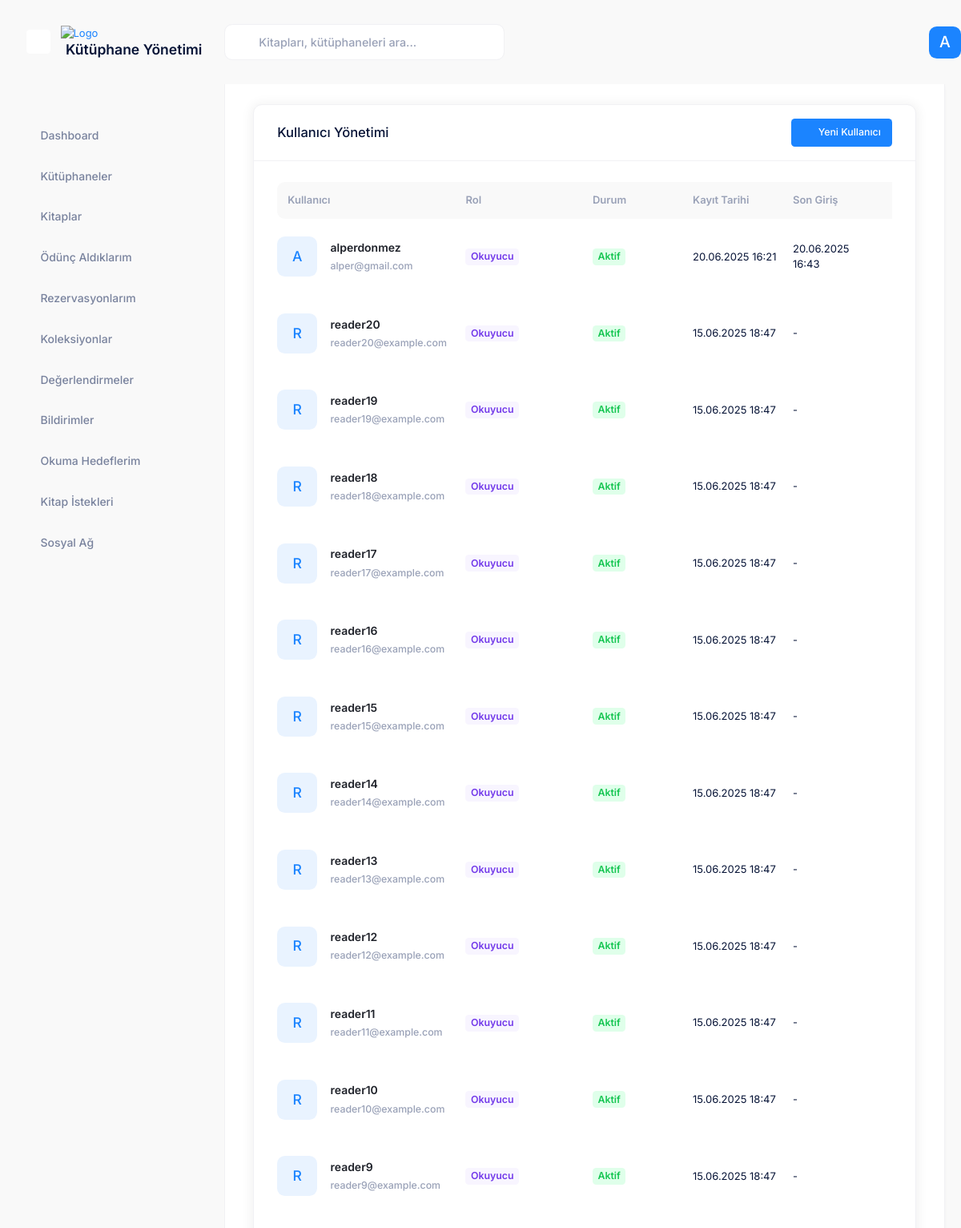
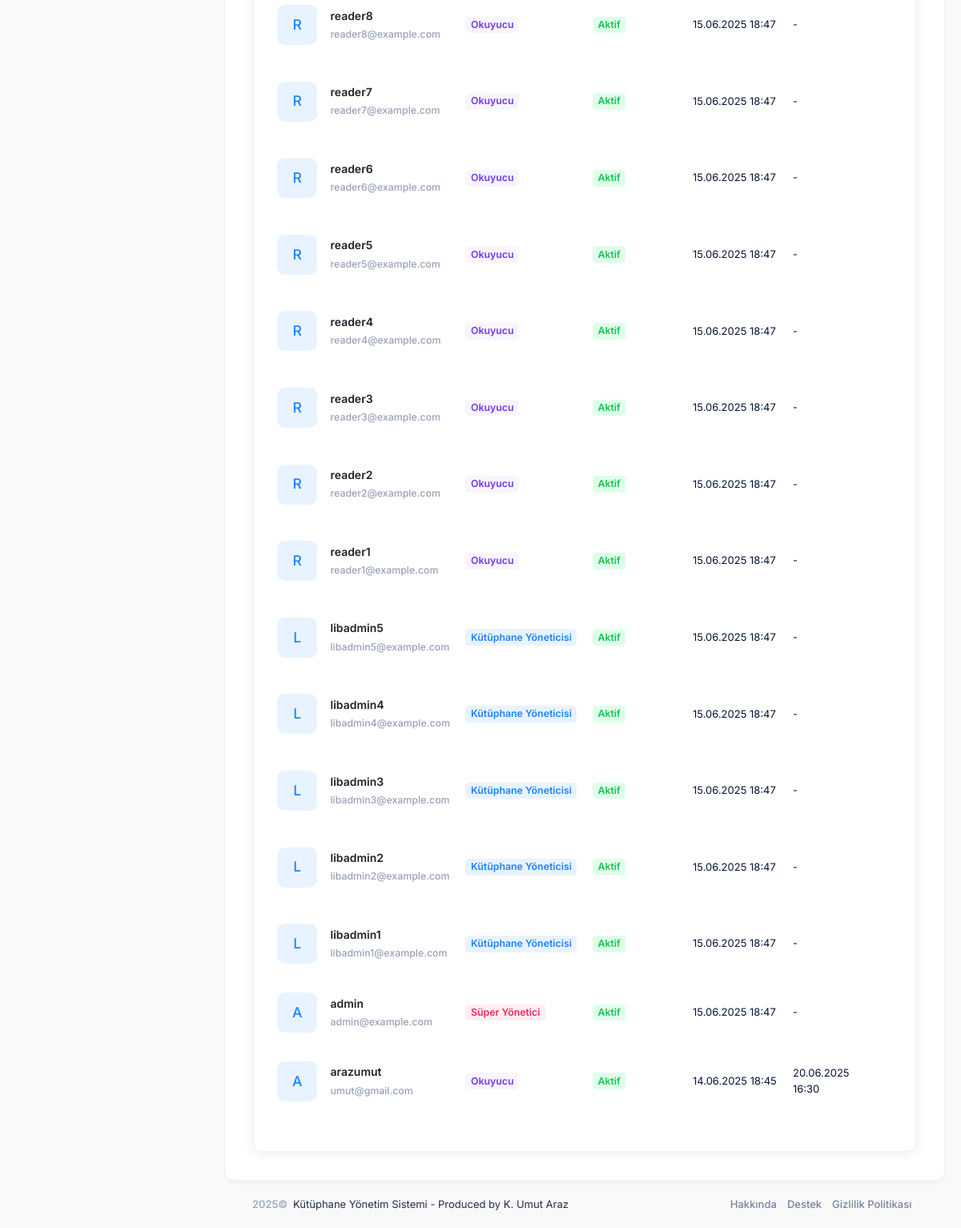
Page /accounts/admin/users/ (signed in) on the committed database (2 pictures, top to bottom).
### accounts/models.py (models this page shows, shortened)
class User(AbstractUser):
    USER_TYPE_CHOICES = (
        ('super_admin', 'Süper Yönetici'),
        ('library_admin', 'Kütüphane Yöneticisi'),
        ('reader', 'Okuyucu'),
    )
    user_type = models.CharField(
        'Kullanıcı Tipi',
        max_length=20,
        choices=USER_TYPE_CHOICES,
        default='reader',
        help_text='Kullanıcı hesabının tipini belirler.',
    )
    profile_picture = models.ImageField('Profil Resmi', upload_to='profile_pictures/', null=True, blank=True)
    phone_number = models.CharField('Telefon Numarası', max_length=20, blank=True, null=True)
    address = models.TextField('Adres', blank=True, null=True)
    class Meta:
        verbose_name = 'kullanıcı'
        verbose_name_plural = 'kullanıcılar'
    @property
    def is_super_admin(self):
        return self.user_type == 'super_admin'
    @property
    def is_library_admin(self):
        return self.user_type == 'library_admin'

### accounts/views.py (the view, shortened to what this page needs)
# urls.py: path('admin/users/', views.admin_user_management, name='admin_user_management'),
@login_required
def admin_user_management(request):
    from django.contrib.auth import get_user_model
    User = get_user_model()
    users = User.objects.all().order_by('-date_joined')
    context = {
        'active_menu': 'admin_users',
        'users': users
    }
    return render(request, 'accounts/admin_user_management.html', context)

### library_management/context_processors.py (called while the page is built)
def user(request):
    if request.path.startswith('/admin/'):
        return {}
    if hasattr(request, 'user') and request.user.is_authenticated:
        return {}  # Don't add anything, Django's auth context processor handles this
    return {'user': DummyUser()}

### templates/accounts/admin_user_management.html (shortened to what this page needs)
{% extends 'layouts/base.html' %}
{% load static %}
{% block content %}
<div class="card shadow-sm">
    <div class="card-header">
        <h3 class="card-title">Kullanıcı Yönetimi</h3>
        <div class="card-toolbar">
            <a href="{% url 'accounts:register' %}" class="btn btn-sm btn-primary">
                <i class="ki-duotone ki-plus fs-2"></i>Yeni Kullanıcı
            </a>
        </div>
    </div>
    <div class="card-body">
        <div class="table-responsive">
            <table id="users-table" class="table table-hover align-middle gs-0 gy-4">
                <thead>
                    <tr class="fw-bold text-muted bg-light">
                        <th class="ps-4 min-w-200px rounded-start">Kullanıcı</th>
                        <th class="min-w-125px">Rol</th>
                        <th class="min-w-125px">Durum</th>
                        <th class="min-w-125px">Kayıt Tarihi</th>
                        <th class="min-w-125px">Son Giriş</th>
                        <th class="min-w-200px text-end rounded-end pe-4">İşlemler</th>
                    </tr>
                </thead>
                <tbody>
                    {% for user in users %}
                    <tr>
                        <td>
                            <div class="d-flex align-items-center">
                                <div class="symbol symbol-50px me-5">
                                    {% if user.profile_picture %}
                                    <img src="{{ user.profile_picture.url }}" alt="{{ user.username }}" />
                                    {% else %}
                                    <div class="symbol-label fs-3 bg-light-primary text-primary">{{ user.username|first|upper }}</div>
                                    {% endif %}
                                </div>
                                <div class="d-flex justify-content-start flex-column">
                                    <a href="#" class="text-dark fw-bold text-hover-primary mb-1 fs-6">{{ user.username }}</a>
                                    <span class="text-muted fw-semibold text-muted d-block fs-7">{{ user.email }}</span>
                                </div>
                            </div>
                        </td>
                        <td>
                            {% if user.is_super_admin %}
                            <span class="badge badge-light-danger fs-7 fw-bold">Süper Yönetici</span>
                            {% elif user.is_library_admin %}
                            <span class="badge badge-light-primary fs-7 fw-bold">Kütüphane Yöneticisi</span>
                            {% else %}
                            <span class="badge badge-light-info fs-7 fw-bold">Okuyucu</span>
                            {% endif %}
                        </td>
                        <td>
                            {% if user.is_active %}
                            <span class="badge badge-light-success fs-7 fw-bold">Aktif</span>
                            {% else %}
                            <span class="badge badge-light-warning fs-7 fw-bold">Beklemede</span>
                            {% endif %}
                        </td>
                        <td>{{ user.date_joined|date:"d.m.Y H:i" }}</td>
                        <td>{{ user.last_login|date:"d.m.Y H:i"|default:"-" }}</td>
                        <td class="text-end">
                        </td>
                    </tr>
                    {% endfor %}
                </tbody>
            </table>
        </div>
    </div>
</div>
{% endblock %}

### templates/includes/header.html (shortened to what this page needs)
{% load static %}
<div id="kt_app_header" class="app-header d-flex flex-column flex-stack">
    <div class="d-flex flex-stack flex-grow-1">
        <div class="app-header-logo d-flex align-items-center ps-lg-12" id="kt_app_header_logo">
            <div id="kt_app_sidebar_toggle"
                class="app-sidebar-toggle btn btn-sm btn-icon bg-body btn-color-gray-500 btn-active-color-primary w-30px h-30px ms-n2 me-4 d-none d-lg-flex"
                data-kt-toggle="true" data-kt-toggle-state="active" data-kt-toggle-target="body"
                data-kt-toggle-name="app-sidebar-minimize">
                <i class="ki-outline ki-abstract-14 fs-3 mt-1"></i>
            </div>
            <a href="{% url 'dashboard' %}" class="app-sidebar-logo">
                <img src="{% static 'media/logos/arazumut_logo.svg' %}" alt="Logo" class="h-50px" /> <br>
                <span class="ms-2 h3 fw-bold">Kütüphane Yönetimi</span>
            </a>
        </div>
        <div class="app-navbar flex-grow-1 justify-content-end" id="kt_app_header_navbar">
            <div class="app-navbar-item d-flex align-items-stretch flex-lg-grow-1">
                <div id="kt_header_search" class="header-search d-flex align-items-center w-lg-350px"
                    data-kt-search-keypress="true" data-kt-search-min-length="2" data-kt-search-enter="enter"
                    data-kt-search-layout="menu" data-kt-search-responsive="true" data-kt-menu-trigger="auto"
                    data-kt-menu-permanent="true" data-kt-menu-placement="bottom-start">
                    <form action="{% url 'search' %}" method="GET" data-kt-search-element="form" class="d-none d-lg-block w-100 position-relative mb-5 mb-lg-0"
                        autocomplete="off">
                        <i
                            class="ki-outline ki-magnifier search-icon fs-2 text-gray-500 position-absolute top-50 translate-middle-y ms-5"></i>
                        <input type="text" class="search-input form-control form-control border h-lg-45px ps-13"
                            name="q" value="{{ request.GET.q|default:'' }}" placeholder="Kitapları, kütüphaneleri ara..." data-kt-search-element="input" />
                    </form>
                </div>
            </div>
            <div class="app-navbar-item ms-3 ms-lg-5" id="kt_header_user_menu_toggle">
                <div class="cursor-pointer symbol symbol-35px symbol-md-40px"
                    data-kt-menu-trigger="{default: 'click', lg: 'hover'}" data-kt-menu-attach="parent"
                    data-kt-menu-placement="bottom-end">
                    {% if user.profile_picture %}
                    <img src="{{ user.profile_picture.url }}" alt="user" />
                    {% else %}
                    <div class="symbol-label fs-2 bg-primary text-white">
                        {{ user.username|first|upper }}
                    </div>
                    {% endif %}
                </div>
            </div>
        </div>
    </div>
</div>

### rows in the picture
User: username|first "A", username "alperdonmez", email "alper@gmail.com", user_type "Okuyucu", is_active "Aktif", date_joined "20.06.2025 16:21", last_login "20.06.2025 16:43"
User: username|first "R", username "reader20", email "reader20@example.com", user_type "Okuyucu", is_active "Aktif", date_joined "15.06.2025 18:47", last_login "-"
User: username|first "R", username "reader19", email "reader19@example.com", user_type "Okuyucu", is_active "Aktif", date_joined "15.06.2025 18:47", last_login "-"
User: username|first "R", username "reader18", email "reader18@example.com", user_type "Okuyucu", is_active "Aktif", date_joined "15.06.2025 18:47", last_login "-"
User: username|first "R", username "reader17", email "reader17@example.com", user_type "Okuyucu", is_active "Aktif", date_joined "15.06.2025 18:47", last_login "-"
User: username|first "R", username "reader16", email "reader16@example.com", user_type "Okuyucu", is_active "Aktif", date_joined "15.06.2025 18:47", last_login "-"
User: username|first "R", username "reader15", email "reader15@example.com", user_type "Okuyucu", is_active "Aktif", date_joined "15.06.2025 18:47", last_login "-"
User: username|first "R", username "reader14", email "reader14@example.com", user_type "Okuyucu", is_active "Aktif", date_joined "15.06.2025 18:47", last_login "-"
User: username|first "R", username "reader13", email "reader13@example.com", user_type "Okuyucu", is_active "Aktif", date_joined "15.06.2025 18:47", last_login "-"
User: username|first "R", username "reader12", email "reader12@example.com", user_type "Okuyucu", is_active "Aktif", date_joined "15.06.2025 18:47", last_login "-"
User: username|first "R", username "reader11", email "reader11@example.com", user_type "Okuyucu", is_active "Aktif", date_joined "15.06.2025 18:47", last_login "-"
User: username|first "R", username "reader10", email "reader10@example.com", user_type "Okuyucu", is_active "Aktif", date_joined "15.06.2025 18:47", last_login "-"
User: username|first "R", username "reader9", email "reader9@example.com", user_type "Okuyucu", is_active "Aktif", date_joined "15.06.2025 18:47", last_login "-"
User: username|first "R", username "reader8", email "reader8@example.com", user_type "Okuyucu", is_active "Aktif", date_joined "15.06.2025 18:47", last_login "-"
User: username|first "R", username "reader7", email "reader7@example.com", user_type "Okuyucu", is_active "Aktif", date_joined "15.06.2025 18:47", last_login "-"
User: username|first "R", username "reader6", email "reader6@example.com", user_type "Okuyucu", is_active "Aktif", date_joined "15.06.2025 18:47", last_login "-"
User: username|first "R", username "reader5", email "reader5@example.com", user_type "Okuyucu", is_active "Aktif", date_joined "15.06.2025 18:47", last_login "-"
User: username|first "R", username "reader4", email "reader4@example.com", user_type "Okuyucu", is_active "Aktif", date_joined "15.06.2025 18:47", last_login "-"
User: username|first "R", username "reader3", email "reader3@example.com", user_type "Okuyucu", is_active "Aktif", date_joined "15.06.2025 18:47", last_login "-"
User: username|first "R", username "reader2", email "reader2@example.com", user_type "Okuyucu", is_active "Aktif", date_joined "15.06.2025 18:47", last_login "-"
User: username|first "R", username "reader1", email "reader1@example.com", user_type "Okuyucu", is_active "Aktif", date_joined "15.06.2025 18:47", last_login "-"
User: username|first "L", username "libadmin5", email "libadmin5@example.com", user_type "Kütüphane Yöneticisi", is_active "Aktif", date_joined "15.06.2025 18:47", last_login "-"
User: username|first "L", username "libadmin4", email "libadmin4@example.com", user_type "Kütüphane Yöneticisi", is_active "Aktif", date_joined "15.06.2025 18:47", last_login "-"
User: username|first "L", username "libadmin3", email "libadmin3@example.com", user_type "Kütüphane Yöneticisi", is_active "Aktif", date_joined "15.06.2025 18:47", last_login "-"
User: username|first "L", username "libadmin2", email "libadmin2@example.com", user_type "Kütüphane Yöneticisi", is_active "Aktif", date_joined "15.06.2025 18:47", last_login "-"
User: username|first "L", username "libadmin1", email "libadmin1@example.com", user_type "Kütüphane Yöneticisi", is_active "Aktif", date_joined "15.06.2025 18:47", last_login "-"
User: username|first "A", username "admin", email "admin@example.com", user_type "Süper Yönetici", is_active "Aktif", date_joined "15.06.2025 18:47", last_login "-"
User: username|first "A", username "arazumut", email "umut@gmail.com", user_type "Okuyucu", is_active "Aktif", date_joined "14.06.2025 18:45", last_login "20.06.2025 16:30"
